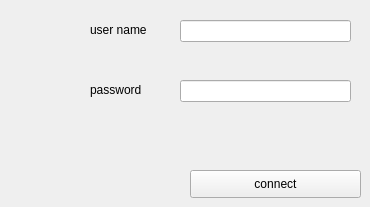
    <widget class="QWidget" name="page_10">
     <widget class="QLineEdit" name="password">
      <property name="geometry">
       <rect>
        <x>180</x>
        <y>80</y>
        <width>171</width>
        <height>22</height>
       </rect>
      </property>
      <property name="echoMode">
       <enum>QLineEdit::Password</enum>
      </property>
     </widget>
     <widget class="QLabel" name="label_50">
      <property name="geometry">
       <rect>
        <x>90</x>
        <y>20</y>
        <width>61</width>
        <height>20</height>
       </rect>
      </property>
      <property name="text">
       <string>user name</string>
      </property>
     </widget>
     <widget class="QPushButton" name="pushButton_19">
      <property name="geometry">
       <rect>
        <x>190</x>
        <y>170</y>
        <width>171</width>
        <height>28</height>
       </rect>
      </property>
      <property name="text">
       <string>connect</string>
      </property>
     </widget>
     <widget class="QLabel" name="label_51">
      <property name="geometry">
       <rect>
        <x>90</x>
        <y>80</y>
        <width>61</width>
        <height>20</height>
       </rect>
      </property>
      <property name="text">
       <string>password</string>
      </property>
     </widget>
     <widget class="QLineEdit" name="username">
      <property name="geometry">
       <rect>
        <x>180</x>
        <y>20</y>
        <width>171</width>
        <height>22</height>
       </rect>
      </property>
     </widget>
    </widget>
